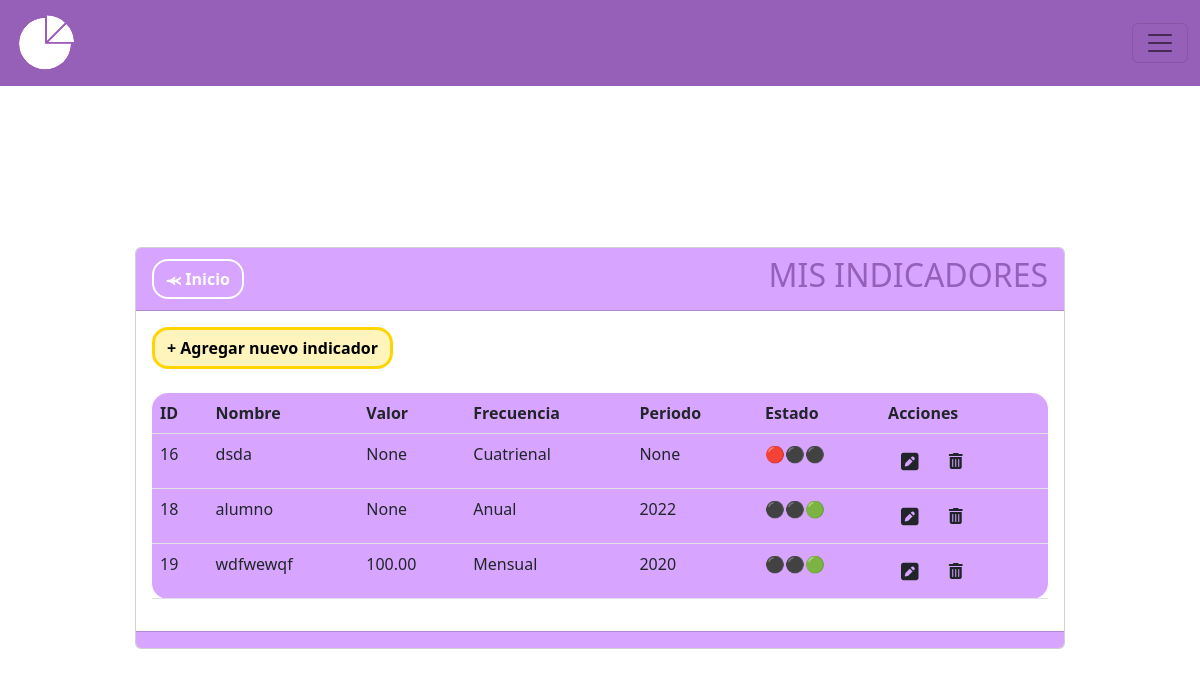
The page /indicadores on the database as committed earlier.
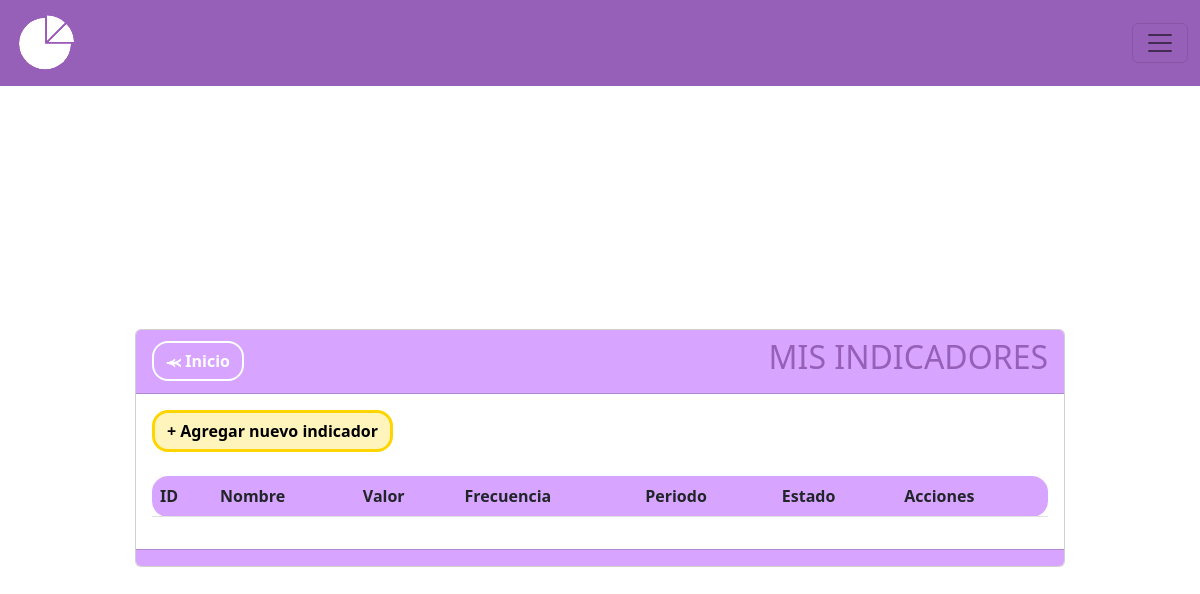
The same page on the database as committed later.
### MIReApp/models.py (models this page shows, shortened)
class Indicador(models.Model):
    id = models.AutoField(primary_key=True)
    nombre = models.CharField(max_length=100,
                              verbose_name='Nombre',
                              unique= True,
                              validators= [
                                  RegexValidator(regex= r'^[a-zA-Z\s]*$',
                                                 message="El nombre no puede contener caracteres especiales.",
                                                 code='invalid_nombre')
                              ])
    descripcion = models.CharField(max_length=100, verbose_name='Descripción', blank=True, null=True)
    ambito = models.ForeignKey('Ambito', on_delete=models.CASCADE)
    tipo = models.ForeignKey('Tipo', on_delete=models.CASCADE)
    frecuencia = models.CharField(verbose_name='Frecuencia de medición',max_length=10, choices=FRECUENCIAS)
    formula = models.CharField(max_length=20, choices= FORMULAS,verbose_name='Formula', blank=True)
    numerador = models.ForeignKey('Metrica', related_name='Numerador', on_delete=models.CASCADE, blank=True, null=True)
    denominador = models.ForeignKey('Metrica', related_name='Denominador', on_delete=models.CASCADE, blank=True, null=True)
    numerador_periodo = models.ForeignKey('HistorialMetrica', related_name='Instancia_Numerador', on_delete=models.CASCADE, blank=True, null=True)
    denominador_periodo = models.ForeignKey('HistorialMetrica', related_name='Instancia_Denominador', on_delete=models.CASCADE, blank=True, null=True)
    numerador_medida = models.CharField(max_length=100, verbose_name='', blank=True, null=True)
    denominador_medida = models.CharField(max_length=100, verbose_name='', blank=True, null=True)
    numerador_valor = models.PositiveIntegerField(verbose_name='', blank=True, null=True)
    denominador_valor = models.PositiveIntegerField(verbose_name='' , blank=True, null=True)
    resultado = models.CharField(max_length=100, verbose_name='', blank=True, null=True)
    estado = models.CharField(max_length=100, verbose_name='Descripción', blank=True, null=True)

class HistorialMetrica(models.Model):
    id = models.AutoField(primary_key=True)
    metrica = models.ForeignKey(Metrica, on_delete=models.CASCADE)
    año_historico = models.PositiveIntegerField()
    valor_historico = models.PositiveIntegerField()  # Agrega un valor predeterminado
    mes_historico = models.CharField(max_length=20, verbose_name='Ingrese mes:', choices=MESES, blank=True, null=True)
    año2_historico = models.PositiveIntegerField(blank=True, null=True)
    semestre_historico = models.CharField(max_length=15, verbose_name='Ingrese semestre:', choices=SEMESTRES, blank=True, null=True,)
    def __str__(self):
        return f"{self.año_historico}"

### MIReApp/views.py (the view)
# urls.py: path('indicadores',views.indicadores, name='indicadores'),
def indicadores(request):
    indicadores = Indicador.objects.all()
    return render(request, 'indicadores/index.html', {'indicador': indicadores})

### MIReApp/templates/indicadores/index.html (shortened to what this page needs)
{% extends "base.html" %}
{% block contenido %}
<br>
<br>
<br>
<center>
    <link rel="stylesheet" href="https://cdnjs.cloudflare.com/ajax/libs/font-awesome/6.4.2/css/all.min.css">
    <div class="col-md-10 card" style="text-align: left;">
        <div class="card-header" style="background-color: #D7A5FF;">
            <div style="display: flex; justify-content: space-between; align-items: center;">
                <span>
                    <a href="{% url 'inicio' %}" class="btn btn-secondary rounded-4 fw-bold" style="background-color: transparent; color:white;border-color: white;border-width: 2px;">⪻ Inicio</a>
                </span>
                <span>
                    <h2>MIS INDICADORES</h2>
                </span>
            </div>
        </div>
        <div class="card-body">
            <a name="" id="" class="btn fw-bold rounded-4" href="{% url 'crear_indicador' %}" style="background-color: #fff4bb;color: #000000;border-color: #ffd500;border-width: 3px;">+ Agregar nuevo indicador</a>
            <br>
            <br>
            <div class="table-responsive">
                <table class="table rounded-4" style="background-color: #D7A5FF;">
                    <thead>
                        <tr>
                            <th scope="col">ID</th>
                            <th scope="col">Nombre</th>
                            <th scope="col">Valor</th>
                            <th scope="col">Frecuencia</th>
                            <th scope="col">Periodo</th>
                            <th scope="col">Estado</th>
                            <th scope="col">Acciones</th>
                        </tr>
                    </thead>
                    <tbody>
                        {% for indi in indicador %}
                        <tr class="">
                            <td scope="row">{{ indi.id }}</td>
                            <td>{{ indi.nombre }}</td>
                            <td>{{ indi.resultado }}</td>
                            <td>{{ indi.frecuencia }}</td>
                            <td>{{ indi.numerador_periodo }}</td>
                            {% if indi.numerador_medida == None and indi.denominador_medida == None and indi.numerador_valor == None and indi.denominador_valor == None %}
                                <td> 🔴⚫⚫ </td>
                            {% elif indi.numerador_medida != None and indi.denominador_medida != None and indi.numerador_valor != None and indi.denominador_valor != None %}
                                <td> ⚫⚫🟢 </td>
                            {% else %}
                                <td> ⚫🟡⚫ </td>
                            {% endif %}
                            <td>
                                <a class="btn" href="{% url 'editar_indicador' indi.id %}"><i class="fa-solid fa-square-pen fa-lg"></i></a>
                                <a class="btn eliminarIndicador-btn" href="{% url 'eliminar_indicador' indi.id %}" data-id="{{ item.id }}" role="button"><i class="fa-solid fa-trash-can"></i></a>
                            </td>
                        </tr>
                        {% endfor %}
                    </tbody>
                </table>
            </div>
        </div>
        <div class="card-footer text-muted" style="background-color: #D7A5FF;">
        </div>
    </div>
</div>
{% endblock %}

Rows that differ between the two databases and show on the page:
removed Indicador: id "16", nombre "dsda", resultado "None", frecuencia "Cuatrienal", numerador_periodo "None"
removed Indicador: id "18", nombre "alumno", resultado "None", frecuencia "Anual", numerador_periodo "2022"
removed Indicador: id "19", nombre "wdfwewqf", resultado "100.00", frecuencia "Mensual", numerador_periodo "2020"
